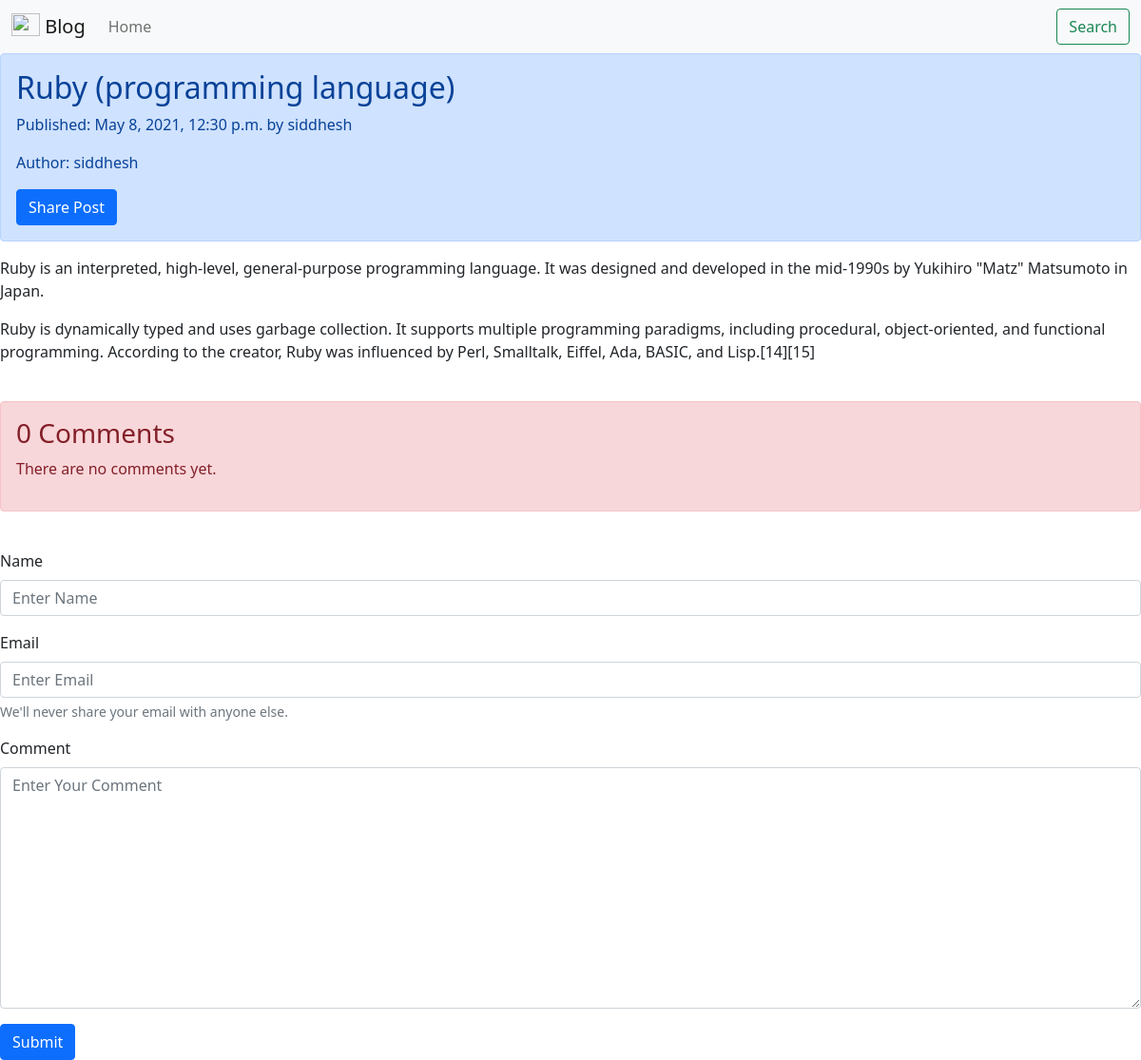
The page /blog/2021/5/8/ruby-programming-language/ on the database its author committed.
### blog/models.py (models this page shows, shortened)
class Post(models.Model):
    title = models.CharField(max_length=250)
    slug = models.SlugField(max_length=250, unique_for_date='publish')
    author = models.ForeignKey(User, on_delete=models.CASCADE, related_name='blog_posts')
    body = models.TextField()
    publish = models.DateTimeField(default=timezone.now)
    created = models.DateTimeField(auto_now_add=True)
    STATUS_CHOICES = (
        ('draft', 'Draft'),
        ('published', 'Published'),
    )
    status = models.CharField(max_length=10, choices=STATUS_CHOICES, default='draft')
    class Meta:
        ordering = ['-publish']

### blog/views.py (the view, shortened to what this page needs)
# urls.py: path('<int:year>/<int:month>/<int:day>/<slug:post>/', PostDetailView.as_view(), name='post_detail'),
class PostDetailView(DetailView, FormMixin):
    model = Post
    template_name = 'detail.html'
    context_object_name = 'post_detail'
    form_class = CommentForm  # this is for FormMixin
    def get_object(self):
        post = self.kwargs['post']
        status = 'published'
        year = self.kwargs['year']
        month = self.kwargs['month']
        day = self.kwargs['day']
        obj = get_object_or_404(Post, slug=post,
                                status=status,
                                publish__year=year,
                                publish__month=month,
                                publish__day=day)
        return obj
    def get_context_data(self, **kwargs):
        context = super().get_context_data(**kwargs)
        context['form'] = self.get_form()
        comments = self.get_object().comments.filter(active=True)
        context['comments'] = comments
        return context

### blog/form.py
class CommentForm(forms.ModelForm):
    name=forms.CharField(widget=forms.TextInput(
        attrs={
            'class': 'form-control',
            'placeholder': 'Enter Name '
        }
    ))
    email=forms.EmailField(widget=forms.TextInput(
        attrs={
            'class': 'form-control',
            'placeholder': 'Enter Email '
        }
    ))
    body=forms.CharField(widget=forms.Textarea(
        attrs={
            'class': 'form-control',
            'placeholder': 'Enter Your Comment '
        }
    ))
    class Meta:
        model = Comment
        fields = ('name','email','body')

### templates/detail.html (shortened to what this page needs)
{% extends 'base.html' %}
{% block heading_block %}
    <h2>{{ post_detail.title }}</h2>
    <p>Published: {{ post_detail.publish }} by {{ post_detail.author }}</p>
    <p>Author: {{ post_detail.author }}</p>
    <a class="btn btn-primary" href="{% url 'blog:email_form' post_detail.id %}">Share Post</a>
{% endblock %}
{% block body_block %}
    {{ post_detail.body|linebreaks }}
    {% if not comments %}
        <div class="alert alert-danger" role="alert">
          <h3>0 Comments</h3>
            <p>There are no comments yet.</p>
        </div>
    {% endif %}
    <form method="POST">
        <div class="mb-3">
            <label for="name" class="form-label">Name</label>
            {{ form.name }}
        </div>
        <div class="mb-3">
            <label for="email" class="form-label">Email</label>
            {{ form.email }}
            <div id="emailHelp" class="form-text">We'll never share your email with anyone else.</div>
        </div>
        <div class="mb-3">
            <label for="body" class="form-label">Comment</label>
            {{ form.body }}
        </div>
        <input class="btn btn-primary" type="submit" target='_blank' value="Submit">
    </form>
{% endblock %}

### rows shown on the page
Post: title "Ruby (programming language)", publish "May 8, 2021, 12:30 p.m.", author "siddhesh", body "Ruby is an interpreted, high-level, general-purpose programming language. It was designed and developed in the mid-1990s by Yukihiro \"Matz\" Matsumoto in Japan. Ruby is dynamically typed and uses garbage collection. It supports multiple programming paradigms, including procedural, object-oriented, and functional programming. According to the creator, Ruby was influenced by Perl, Smalltalk, Eiffel, Ada, BASIC, and Lisp.[14][15]"
